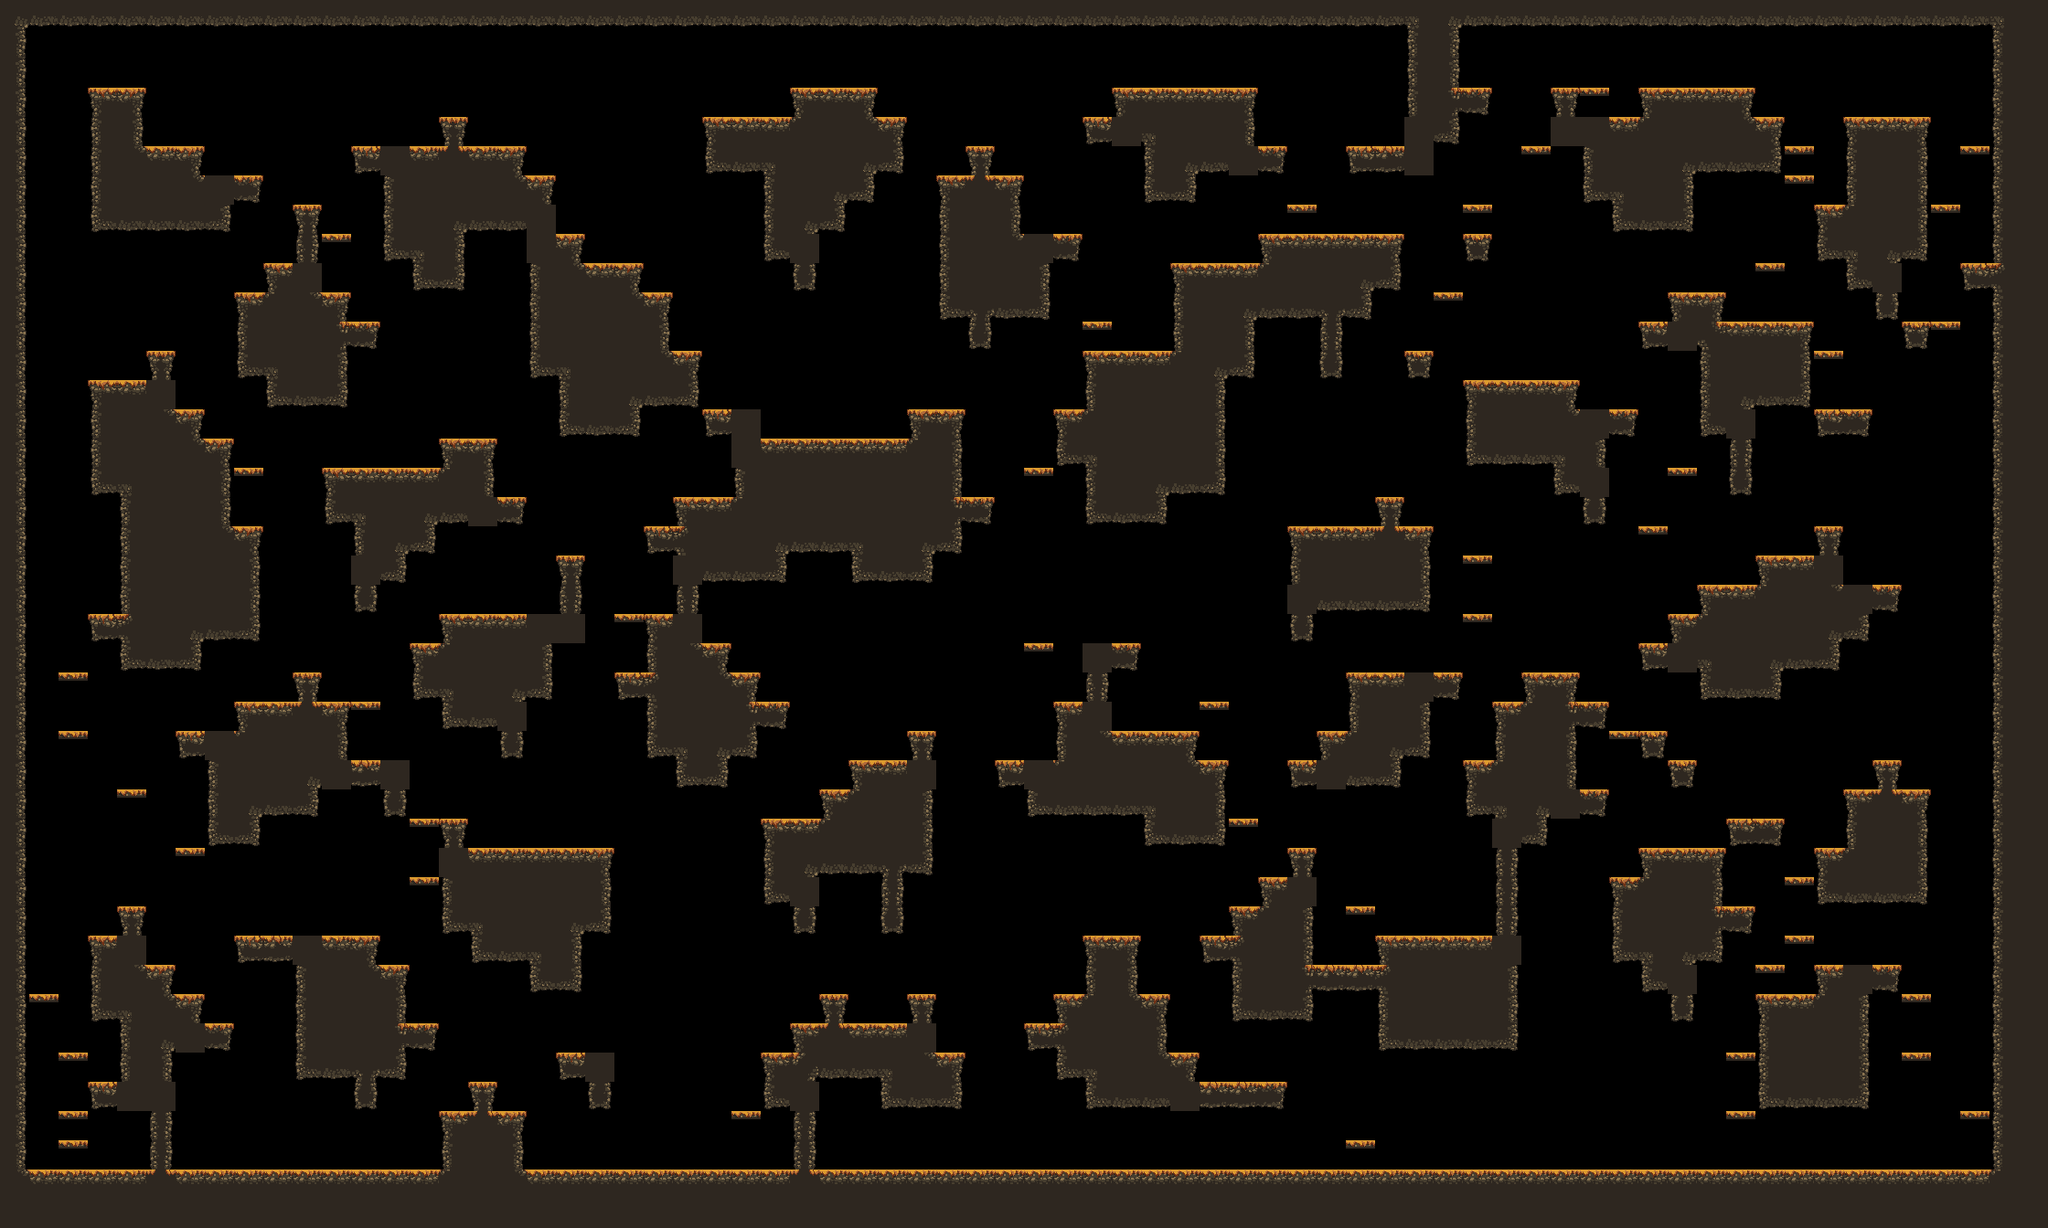

A 2D game scene composited from a Tiled map and its tileset images. What follows is a short description and the map's XML, with each tile layer's data collapsed to a summary:
An orthogonal 70x42 tile map with 32x32 px tiles, 1 tile layer (main) and 17 objects (9x spawn, spawnPlayer0, spawnCrown0, spawnPlayer1, spawnCrown1, ...).

<map compressionlevel="0" height="42" infinite="0" nextlayerid="3" nextobjectid="4" orientation="orthogonal" renderorder="right-down" tiledversion="1.3.2" tileheight="32" tilewidth="32" version="1.2" width="70">
 <tileset firstgid="1" source="forest_fall_tile_set.tsx" />
 <layer height="42" id="1" name="main" width="70">
  <data>[2940 cells, 1232 non-empty, 27 distinct tile ids]</data>
 </layer>
 <objectgroup id="2" name="objects"><object id="1" name="spawnPlayer0" x="192" y="112.0" /><object id="2" name="spawnCrown0" x="192" y="112.0" /><object id="3" name="spawnPlayer1" x="2016" y="80.0" /><object id="4" name="spawnCrown1" x="2048" y="80.0" /><object id="5" name="spawnPlayer2" x="256" y="1232.0" /><object id="6" name="spawnCrown2" x="224" y="1232.0" /><object id="7" name="spawnPlayer3" x="2144" y="1232.0" /><object id="8" name="spawnCrown3" x="2112" y="1232.0" /><object id="9" name="spawn" x="800" y="80.0" /><object id="10" name="spawn" x="480" y="80.0" /><object id="11" name="spawn" x="672" y="240.0" /><object id="12" name="spawn" x="128" y="368.0" /><object id="13" name="spawn" x="576" y="880.0" /><object id="14" name="spawn" x="1440" y="1232.0" /><object id="15" name="spawn" x="1280" y="752.0" /><object id="16" name="spawn" x="544" y="432.0" /><object id="17" name="spawn" x="1984" y="528.0" /></objectgroup></map>
